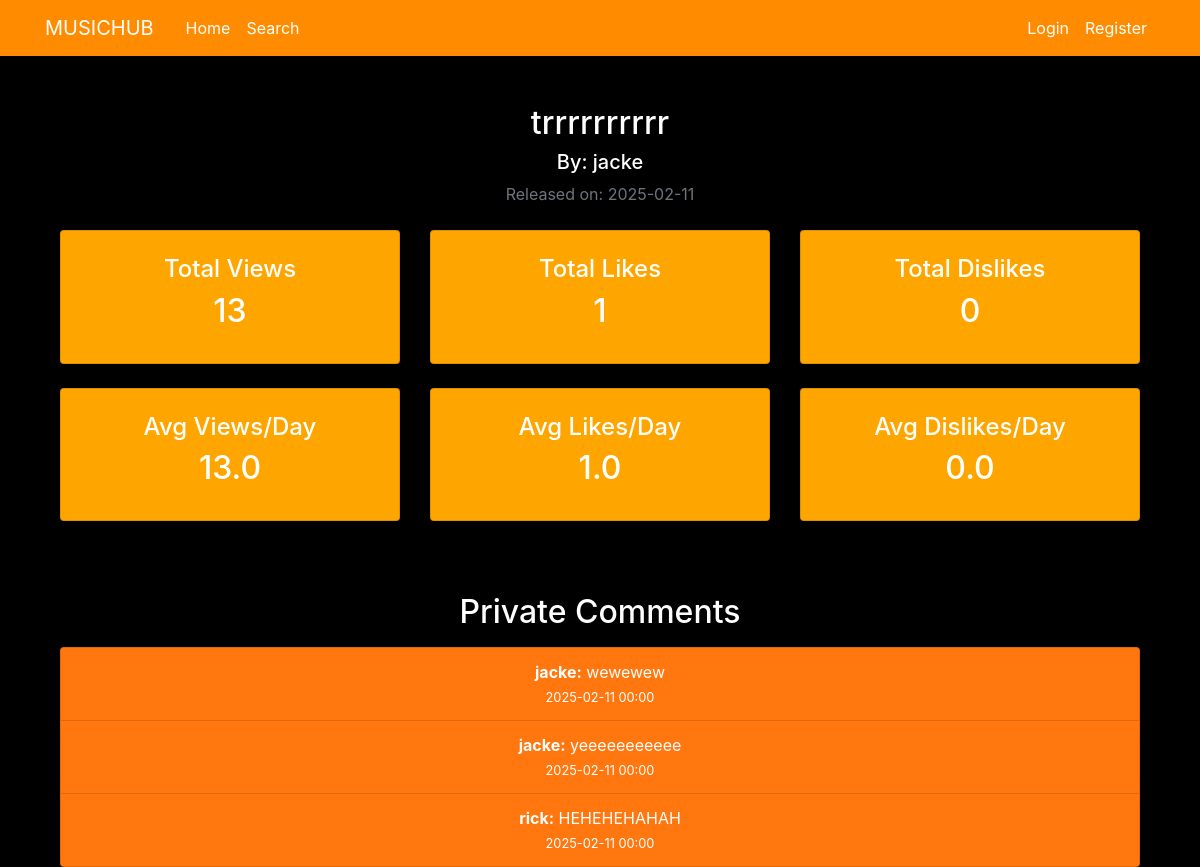
Screenshot of /music/13/detail with the database file from the repository.
### musicapp/models.py (models this page shows, shortened)
class Music(db.Model):
    id = db.Column(db.Integer, primary_key=True)
    title = db.Column(db.String(40), nullable=False)
    creator_id = db.Column(db.Integer, db.ForeignKey('user.id'), nullable=False)
    cover_image_file = db.Column(db.String(100), nullable=False, default='default_cover.jpg')  # Default cover
    upload_date = db.Column(db.Date, nullable=False, default=datetime.utcnow)
    genre_id = db.Column(db.Integer, db.ForeignKey('genre.id'))
    shareable = db.Column(db.Boolean, default=True)
    premium = db.Column(db.Boolean, default=False)

class User(db.Model, UserMixin):
    id = db.Column(db.Integer, primary_key=True)
    username = db.Column(db.String(20), unique=True, nullable=False)
    image_file = db.Column(db.String(20), nullable=False, default='default.jpg')
    password = db.Column(db.String(60), nullable=False)
    role = db.Column(db.String(10), nullable=False, default='user')  # 'user' or 'creator'
    bank_details = db.Column(db.String(50), nullable=True)  # Only for creators

class MusicMetrics(db.Model):
    music_id = db.Column(db.Integer, db.ForeignKey('music.id'), primary_key=True)
    like_count = db.Column(db.Integer, default=0)
    dislike_count = db.Column(db.Integer, default=0)
    view_count = db.Column(db.Integer, default=0)

class Comment(db.Model):
    id = db.Column(db.Integer, primary_key=True)
    date = db.Column(db.Date, nullable=False, default=datetime.utcnow)
    user_id = db.Column(db.Integer, db.ForeignKey('user.id'), nullable=False)
    music_id = db.Column(db.Integer, db.ForeignKey('music.id'), nullable=False)
    content = db.Column(db.String(255), nullable=False)

### musicapp/routes.py (the view)
@bp.route("/music/<int:music_id>/detail")
def music_detail(music_id):
    music = Music.query.get_or_404(music_id)
    music_creator = User.query.get(music.creator_id).username
    metrics = MusicMetrics.query.get(music_id)
    comments = Comment.query.filter_by(music_id=music.id).all()
    commentors = [User.query.get(comment.user_id).username for comment in comments]
    if not metrics:
        metrics = MusicMetrics(music_id=music.id)
        db.session.add(metrics)
        db.session.commit()
    days_since_release = (datetime.utcnow().date() - music.upload_date).days
    days_since_release = max(days_since_release, 1)  # Prevent division by zero
    avg_views_per_day = round(metrics.view_count / days_since_release, 2)
    avg_likes_per_day = round(metrics.like_count / days_since_release, 2)
    avg_dislikes_per_day = round(metrics.dislike_count / days_since_release, 2)
    return render_template(
        "musicdetail.html",
        music=music,
        music_creator=music_creator,
        music_metrics=metrics,
        avg_views_per_day=avg_views_per_day,
        avg_likes_per_day=avg_likes_per_day,
        avg_dislikes_per_day=avg_dislikes_per_day,
        comments = comments,
        commentors = commentors
    )

### musicapp/templates/musicdetail.html
{% extends "layout.html" %}
{% block content %}
<div class="container text-center mt-4">
    <h2>{{ music.title }}</h2>
    <h5>By: {{ music_creator }}</h5>
    <p class="text-muted">Released on: {{ music.upload_date.strftime('%Y-%m-%d') }}</p>
    <div class="row mt-4">
        <div class="col-md-4">
            <div class="card p-4 shadow">
                <h4>Total Views</h4>
                <h2>{{ music_metrics.view_count }}</h2>
            </div>
        </div>
        <div class="col-md-4">
            <div class="card p-4 shadow">
                <h4>Total Likes</h4>
                <h2>{{ music_metrics.like_count }}</h2>
            </div>
        </div>
        <div class="col-md-4">
            <div class="card p-4 shadow">
                <h4>Total Dislikes</h4>
                <h2>{{ music_metrics.dislike_count }}</h2>
            </div>
        </div>
    </div>
    <div class="row mt-4">
        <div class="col-md-4">
            <div class="card p-4 shadow">
                <h4>Avg Views/Day</h4>
                <h2>{{ avg_views_per_day }}</h2>
            </div>
        </div>
        <div class="col-md-4">
            <div class="card p-4 shadow">
                <h4>Avg Likes/Day</h4>
                <h2>{{ avg_likes_per_day }}</h2>
            </div>
        </div>
        <div class="col-md-4">
            <div class="card p-4 shadow">
                <h4>Avg Dislikes/Day</h4>
                <h2>{{ avg_dislikes_per_day }}</h2>
            </div>
        </div>
    </div>
    <h2 class ="mt-5 pt-4">Private Comments</h2>
    {% if comments %}
        <ul class="list-group mt-3">
            {% for comment in comments %}
                <li class="orange list-group-item">
                    <strong>{{ commentors[loop.index0] }}:</strong> {{ comment.content }} <br>
                    <small class="">{{ comment.date.strftime('%Y-%m-%d %H:%M') }}</small>
                </li>
            {% endfor %}
        </ul>
    {% else %}
        <p class="text-muted">No comments yet.</p>
    {% endif %}
</div>
{% endblock %}

### musicapp/static/main.css (style rules this page uses)
body { background: #000000; color: #ffffff; margin-top: 5rem; }
h1, h2, h3, h4, h5, h6 { color: #ffffff; }
.orange { background: #ff770e; }
.card { background: #FFA500; }

### rows the page displays
Music: title "trrrrrrrrrr", upload_date "2025-02-11"
User: username "jacke"
MusicMetrics: view_count "13", like_count "1", dislike_count "0"
Comment: content "wewewew", date "2025-02-11 00:00"
Comment: content "yeeeeeeeeeee", date "2025-02-11 00:00"
Comment: content "HEHEHEHAHAH", date "2025-02-11 00:00"
User: username "rick"

### other values shown
{{ avg_views_per_day }} "13.0"
{{ avg_likes_per_day }} "1.0"
{{ avg_dislikes_per_day }} "0.0"
